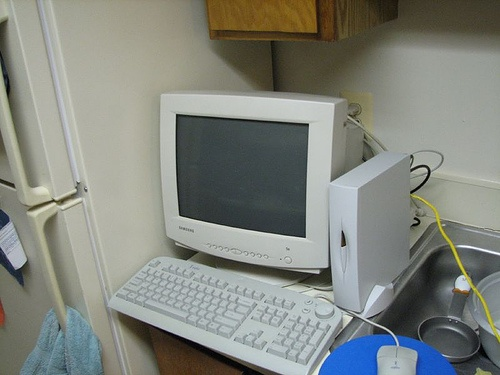
//> input picture Topic/001_read_show/test.jpg, 500 x 375 px
$ ./009_cvtColor   (built with g++ and OpenCV 4)
//> lines starting //> are read from the running program, lines starting //| are printed output that depends on the picture; after the words box and inside, x2 and y2 are one past the last pixel; in counts of white or black regions, pixels touching at a corner belong together
#include <opencv2/opencv.hpp>
#include <iostream>

using namespace std;
using namespace cv;

int main(int argc, const char * argv[]) {
	Mat src = imread("H:\\OpenCV_Learning\\test.jpg");
//> src is the input picture: 375 rows x 500 cols, CV_8UC3; mean B, G, R 126.1, 133.4, 130.1
	if (src.empty()) {
		printf("could not load image...\n");
		return -1;
	}
	namedWindow("input", WINDOW_AUTOSIZE);
	imshow("input", src);

	// BGR to HSV
	Mat hsv_result;
	cvtColor(src, hsv_result, COLOR_BGR2HSV);
//> hsv_result: 375 rows x 500 cols, CV_8UC3; mean H, S, V 54.3, 38.7, 137.7
	imshow("hsv_result", hsv_result);
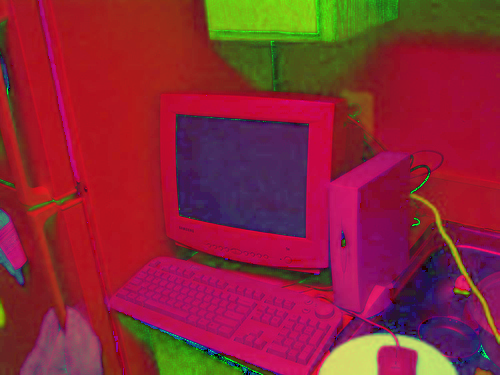
//> window 'hsv_result': 375 rows x 500 cols, CV_8UC3; mean B, G, R 54.3, 38.7, 137.7

	// BGR to YUV
	Mat yuv_result;
	cvtColor(src, yuv_result, COLOR_BGR2YUV);
//> yuv_result: 375 rows x 500 cols, CV_8UC3; mean of channels 0, 1, 2 131.6, 125.3, 126.7
	imshow("yuv_result", yuv_result);
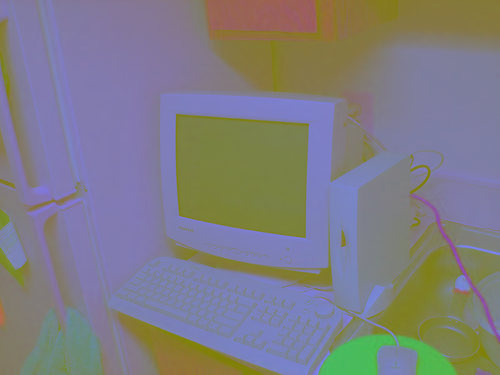
//> window 'yuv_result': 375 rows x 500 cols, CV_8UC3; mean B, G, R 131.6, 125.3, 126.7

	// BGR to YCrCB
	Mat ycrcb_result;
	cvtColor(src, ycrcb_result, COLOR_BGR2YCrCb);
//> ycrcb_result: 375 rows x 500 cols, CV_8UC3; mean of channels 0, 1, 2 131.6, 126.9, 124.8
	imshow("ycrcb_result", ycrcb_result);
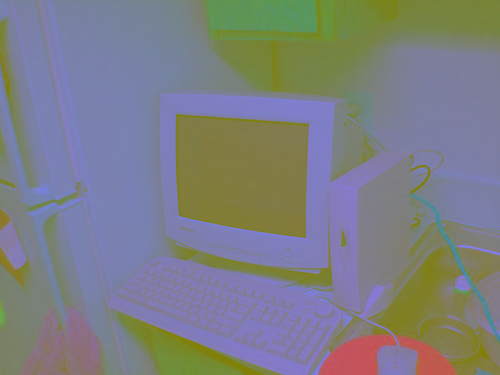
//> window 'ycrcb_result': 375 rows x 500 cols, CV_8UC3; mean B, G, R 131.6, 126.9, 124.8

	// inRange
	Mat src2 = imread("H:\\OpenCV_Learning\\009_cvtColor\\green.jpg");
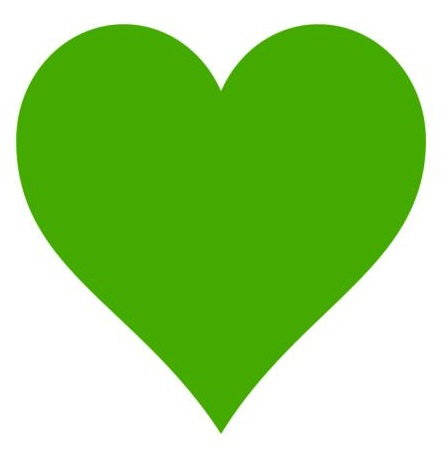
//> input picture Topic/009_cvtColor/green.jpg, 445 x 455 px
//> src2 is the input picture: 455 rows x 445 cols, CV_8UC3; mean B, G, R 117, 208.3, 153.4
	Mat hsv_result2;
	imshow("src2", src2);
	cvtColor(src2, hsv_result2, COLOR_BGR2HSV);
//> hsv_result2: 455 rows x 445 cols, CV_8UC3; mean H, S, V 31.6, 137.3, 208.4
	Mat mask;
	inRange(hsv_result2, Scalar(35, 43, 46), Scalar(77, 255, 255), mask);
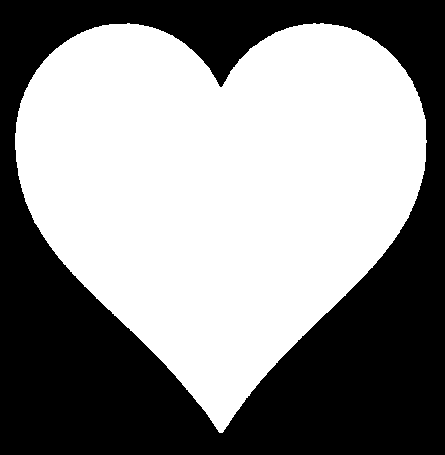
//> mask: 455 rows x 445 cols, CV_8UC1; 54.8% white; 1 black region, box (x1, y1, x2, y2) and area: (0, 0, 445, 455) 91428
	imshow("mask", mask);

	Mat dst;
	bitwise_and(src2, src2, dst, mask);
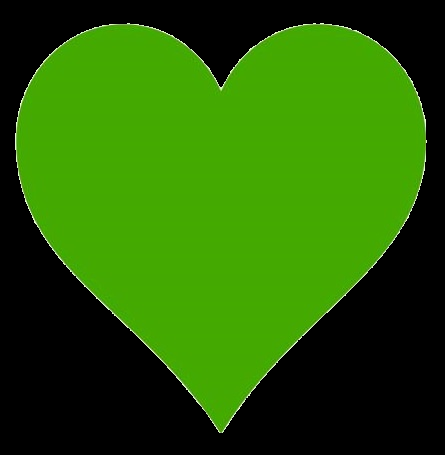
//> dst: 455 rows x 445 cols, CV_8UC3; mean B, G, R 2.2, 93.2, 38.5
	imshow("dst", dst);

	waitKey(0);
	return 0;

}
